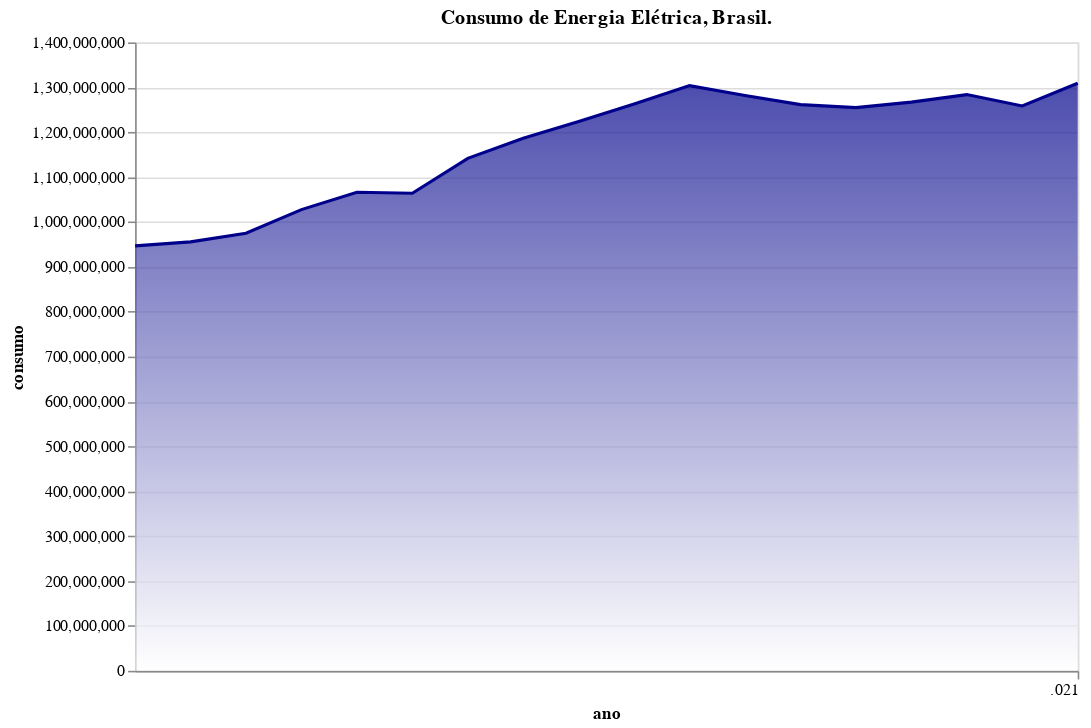

The notebook cell this image was saved under:
### Code cell
# Fazendo gráfico de área
alt.Chart(data = consumo_BR_por_ano) \
 .mark_area(
    line={'color':'darkblue'},
    color=alt.Gradient(
        gradient='linear',
        stops=[alt.GradientStop(color='white', offset=0),
               alt.GradientStop(color='darkblue', offset=1)],
        x1=1,
        x2=1,
        y1=1,
        y2=0
    )
).encode(
    alt.X('ano:T'),
    alt.Y('consumo:Q')
).properties(width=600, height=400, title = 'Consumo de Energia Elétrica, Brasil.')

### Figure 1 — Vega-Lite specification as saved in the notebook (floating-point values rounded to 4 significant figures)
{"config": {"view": {"continuousWidth": 400, "continuousHeight": 300}}, "data": {"name": "data-1691c04bff0f6d748026efbda51d3187"}, "mark": {"type": "area", "color": {"gradient": "linear", "stops": [{"color": "white", "offset": 0}, {"color": "darkblue", "offset": 1}], "x1": 1, "x2": 1, "y1": 1, "y2": 0}, "line": {"color": "darkblue"}}, "encoding": {"x": {"field": "ano", "type": "temporal"}, "y": {"field": "consumo", "type": "quantitative"}}, "height": 400, "title": "Consumo de Energia Elétrica, Brasil.", "width": 600, "$schema": "https://vega.github.io/schema/vega-lite/v4.17.0.json", "datasets": {"data-1691c04bff0f6d748026efbda51d3187": [{"ano": 2004, "consumo": 946800000.0}, {"ano": 2005, "consumo": 955700000.0}, {"ano": 2006, "consumo": 974900000.0}, {"ano": 2007, "consumo": 1028000000.0}, {"ano": 2008, "consumo": 1066000000.0}, {"ano": 2009, "consumo": 1064000000.0}, {"ano": 2010, "consumo": 1142000000.0}, {"ano": 2011, "consumo": 1186000000.0}, {"ano": 2012, "consumo": 1224000000.0}, {"ano": 2013, "consumo": 1263000000.0}, {"ano": 2014, "consumo": 1304000000.0}, {"ano": 2015, "consumo": 1282000000.0}, {"ano": 2016, "consumo": 1261000000.0}, {"ano": 2017, "consumo": 1255000000.0}, {"ano": 2018, "consumo": 1267000000.0}, {"ano": 2019, "consumo": 1284000000.0}, {"ano": 2020, "consumo": 1258000000.0}, {"ano": 2021, "consumo": 1309000000.0}]}}
